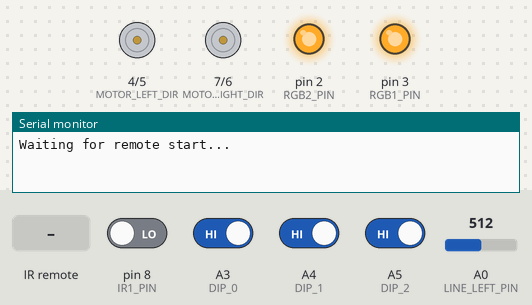
The sketch below on a simulated Arduino Uno, built with avr-gcc and run on an emulated ATmega328P. Parts: direction and speed pins drawn as motors (green arrow = direction pin HIGH = forward, orange = LOW = backward, longer = more drive), output pins drawn as LEDs (lit = HIGH), the last lines printed to the serial monitor. Dashed ring = blinking. The test bench sets the inputs (shaded band); at power-on: A3 (DIP_0), A4 (DIP_1), A5 (DIP_2) HIGH, pin 8 (IR1_PIN) LOW, A0 (LINE_LEFT_PIN) = 512.

Above: at 0.9 s.
1.0 s: infrared code 0x0 received
At 1.9 s:
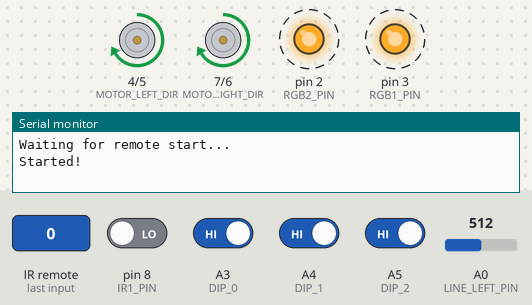
At 2.4 s:
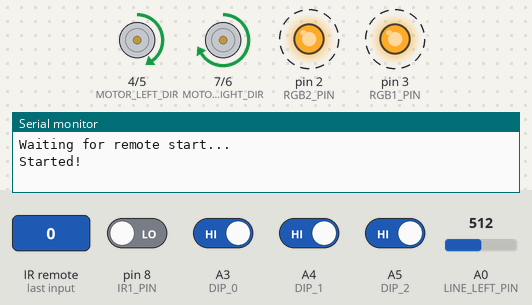
Timing chart, 0 to 10.0 s (numbered marks = the images above; inputs shaded):
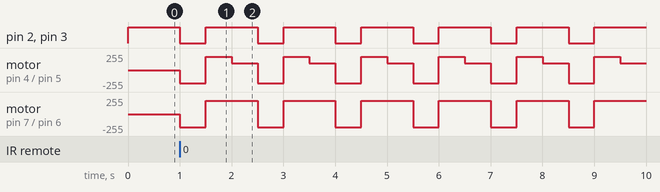

The sketch:

sketch_sep27a.ino
```cpp
// --- Include Libraries ---
#include <IRremote.h>

// --- Pin Definitions ---
// Motor Pins
#define MOTOR_LEFT_PWM     5
#define MOTOR_LEFT_DIR     4
#define MOTOR_RIGHT_PWM    6
#define MOTOR_RIGHT_DIR    7

// Line Sensor Pins (Analog)
#define LINE_LEFT_PIN      A0
#define LINE_RIGHT_PIN     A1
#define LINE_BACK_PIN      A2

// IR Sensors (Digital)
#define IR1_PIN            8
#define IR2_PIN            9
#define IR3_PIN            10
#define IR4_PIN            11
#define IR5_PIN            12

// DIP Switch (Tactic Selector)
#define DIP_0              A3
#define DIP_1              A4
#define DIP_2              A5

// RGB LEDs
#define RGB1_PIN           3
#define RGB2_PIN           2

// IR Remote Receiver
#define IR_RECV_PIN        13

// Constants
#define LINE_THRESHOLD     500     // Adjust based on surface
#define IR_DETECTED        LOW     // Assuming active LOW output
#define MAX_SPEED          255

// Global Objects
IRrecv irrecv(IR_RECV_PIN);
decode_results results;

// --- Setup ---
void setup() {
  Serial.begin(9600);

  // Motor Pins
  pinMode(MOTOR_LEFT_PWM, OUTPUT);
  pinMode(MOTOR_LEFT_DIR, OUTPUT);
  pinMode(MOTOR_RIGHT_PWM, OUTPUT);
  pinMode(MOTOR_RIGHT_DIR, OUTPUT);

  // IR Sensors
  pinMode(IR1_PIN, INPUT);
  pinMode(IR2_PIN, INPUT);
  pinMode(IR3_PIN, INPUT);
  pinMode(IR4_PIN, INPUT);
  pinMode(IR5_PIN, INPUT);

  // DIP Switch
  pinMode(DIP_0, INPUT_PULLUP);
  pinMode(DIP_1, INPUT_PULLUP);
  pinMode(DIP_2, INPUT_PULLUP);

  // RGB LEDs
  pinMode(RGB1_PIN, OUTPUT);
  pinMode(RGB2_PIN, OUTPUT);

  // IR Remote
  irrecv.enableIRIn();

  // Wait for remote signal to start
  waitForStart();
}

// --- Main Loop ---
void loop() {
  byte tactic = readDipSwitch();

  switch (tactic) {
    case 0: tacticLeftZigZag(); break;
    case 1: tacticRightZigZag(); break;
    case 2: tacticRightSemiCircle(); break;
    case 3: tacticLeftSemiCircle(); break;
    case 4: tacticTurn180(); break;
    case 5: tacticRetreat(); break;
    case 6: tacticForwardAttack(); break;
    default: stopMotors(); break;
  }
}

// --- Functions ---

void waitForStart() {
  digitalWrite(RGB1_PIN, HIGH);
  digitalWrite(RGB2_PIN, HIGH);

  Serial.println("Waiting for remote start...");
  while (true) {
    if (irrecv.decode(&results)) {
      Serial.println("Started!");
      irrecv.resume();
      break;
    }
    delay(100);
  }

  digitalWrite(RGB1_PIN, LOW);
  digitalWrite(RGB2_PIN, LOW);
}

byte readDipSwitch() {
  byte val = 0;
  val |= digitalRead(DIP_0) == LOW ? 1 : 0;
  val |= digitalRead(DIP_1) == LOW ? 2 : 0;
  val |= digitalRead(DIP_2) == LOW ? 4 : 0;
  return val;
}

// Motor Control
void setMotorLeft(int speed) {
  digitalWrite(MOTOR_LEFT_DIR, speed >= 0 ? HIGH : LOW);
  analogWrite(MOTOR_LEFT_PWM, constrain(abs(speed), 0, 255));
}

void setMotorRight(int speed) {
  digitalWrite(MOTOR_RIGHT_DIR, speed >= 0 ? HIGH : LOW);
  analogWrite(MOTOR_RIGHT_PWM, constrain(abs(speed), 0, 255));
}

void stopMotors() {
  setMotorLeft(0);
  setMotorRight(0);
}

// Sensor Checks
bool lineDetectedFront() {
  return analogRead(LINE_LEFT_PIN) > LINE_THRESHOLD || analogRead(LINE_RIGHT_PIN) > LINE_THRESHOLD;
}

bool lineDetectedBack() {
  return analogRead(LINE_BACK_PIN) > LINE_THRESHOLD;
}

bool opponentDetected() {
  return digitalRead(IR1_PIN) == IR_DETECTED ||
         digitalRead(IR2_PIN) == IR_DETECTED ||
         digitalRead(IR3_PIN) == IR_DETECTED ||
         digitalRead(IR4_PIN) == IR_DETECTED ||
         digitalRead(IR5_PIN) == IR_DETECTED;
}

// Tactics

void tacticLeftZigZag() {
  while (true) {
    if (lineDetectedFront()) retreat();
    if (opponentDetected()) attack();
    setMotorLeft(200);
    setMotorRight(100);
    delay(500);
    setMotorLeft(100);
    setMotorRight(200);
    delay(500);
  }
}

void tacticRightZigZag() {
  while (true) {
    if (lineDetectedFront()) retreat();
    if (opponentDetected()) attack();
    setMotorLeft(100);
    setMotorRight(200);
    delay(500);
    setMotorLeft(200);
    setMotorRight(100);
    delay(500);
  }
}

void tacticRightSemiCircle() {
  while (true) {
    if (lineDetectedFront()) retreat();
    if (opponentDetected()) attack();
    setMotorLeft(200);
    setMotorRight(0);
    delay(700);
  }
}

void tacticLeftSemiCircle() {
  while (true) {
    if (lineDetectedFront()) retreat();
    if (opponentDetected()) attack();
    setMotorLeft(0);
    setMotorRight(200);
    delay(700);
  }
}

void tacticTurn180() {
  setMotorLeft(200);
  setMotorRight(-200);
  delay(600);
}

void tacticRetreat() {
  setMotorLeft(-200);
  setMotorRight(-200);
  delay(500);
  stopMotors();
}

void tacticForwardAttack() {
  while (true) {
    if (lineDetectedFront()) retreat();
    if (opponentDetected()) attack();
    setMotorLeft(255);
    setMotorRight(255);
  }
}

void attack() {
  digitalWrite(RGB1_PIN, HIGH);
  digitalWrite(RGB2_PIN, HIGH);
  setMotorLeft(255);
  setMotorRight(255);
}

void retreat() {
  digitalWrite(RGB1_PIN, LOW);
  digitalWrite(RGB2_PIN, LOW);
  tacticRetreat();
}
```

Measured:
- after the input at 1.0 s, pin 2 (RGB2_PIN), pin 3 (RGB1_PIN): alternates HIGH for 1.0 s and LOW for 0.50 s, starting at once
